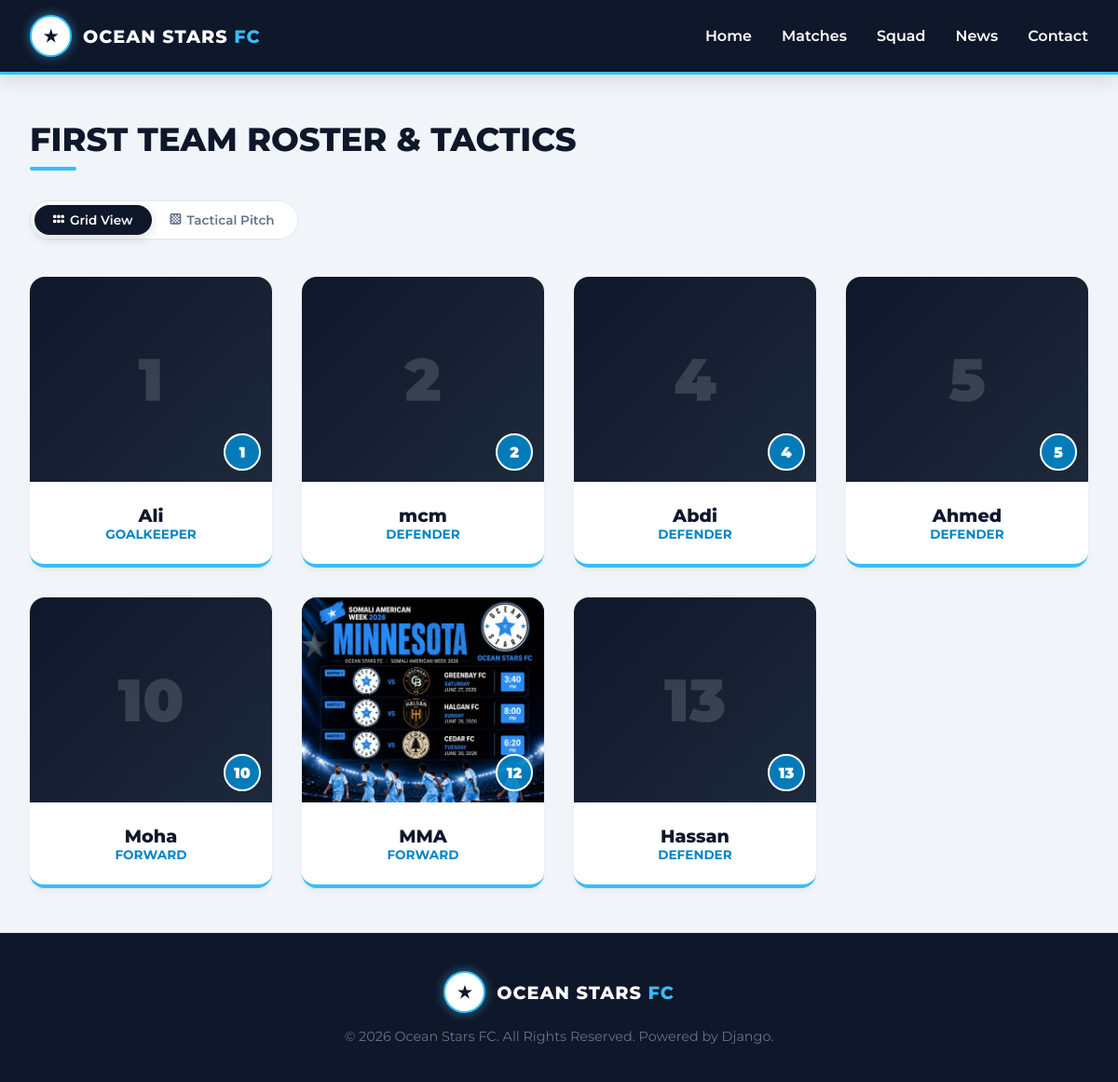
The app's page /squad/ with its own data.
### core/models.py (models this page shows, shortened)
class Player(models.Model):
    POSITION_CHOICES = [
        ('Goalkeeper', 'Goalkeeper'),
        ('Defender', 'Defender'),
        ('Midfielder', 'Midfielder'),
        ('Forward', 'Forward'),
    ]
    name = models.CharField(max_length=100)
    position = models.CharField(max_length=50, choices=POSITION_CHOICES)
    jersey_number = models.IntegerField()
    bio = models.TextField(blank=True, null=True)
    image = models.CharField(max_length=255, blank=True, null=True, help_text="Path to image inside static folder e.g., 'images/players/player1.jpg'")

### core/views.py (the view)
# urls.py: path('squad/', views.squad_view, name='squad'),
def squad_view(request):
    players = Player.objects.all().order_by('jersey_number')
    formations = Formation.objects.filter(is_active=True)
    return render(request, 'core/squad.html', {
        'players': players,
        'formations': formations
    })

### core/templates/core/squad.html (shortened to what this page needs)
{% extends 'core/base.html' %}
{% load static %}
{% block content %}
<div class="container squad-container">
    <h2 class="section-title">First Team Roster & Tactics</h2>
    <div class="squad-controls">
        <div class="view-toggles">
            <button class="view-btn active" id="gridToggleBtn" onclick="switchView('grid')">
                <i class="fa-solid fa-grip"></i> Grid View
            </button>
            <button class="view-btn" id="pitchToggleBtn" onclick="switchView('pitch')">
                <i class="fa-solid fa-chess-board"></i> Tactical Pitch
            </button>
        </div>
    </div>
    <div class="roster-grid" id="rosterGridView">
        {% for player in players %}
        <div class="player-card">
            <div class="player-img-wrapper">
                {% if player.image %}
                    <img src="{% static player.image %}" alt="{{ player.name }}" onerror="this.style.display='none'; this.nextElementSibling.style.display='flex';">
                {% else %}
                    <div class="player-fallback-num">{{ player.jersey_number }}</div>
                {% endif %}
                <div class="player-number-badge">{{ player.jersey_number }}</div>
            </div>
            <div class="player-info">
                <h3 class="player-name">{{ player.name }}</h3>
                <p class="player-position">{{ player.position }}</p>
            </div>
        </div>
        {% empty %}
        <div class="player-card" style="grid-column: 1 / -1; padding: 3rem;">
            <p style="color: var(--text-gray); font-weight: 600;">No players added yet.</p>
        </div>
        {% endfor %}
    </div>
</div>
{% endblock %}

### core/templates/core/base.html (shortened to what this page needs)
<!DOCTYPE html>
<html lang="en">
<head>
    <link rel="stylesheet" href="https://cdnjs.cloudflare.com/ajax/libs/font-awesome/6.4.0/css/all.min.css">
</head>
<body>
    <header>
        <div class="nav-container">
            <a href="{% url 'home' %}" class="logo-area">
                <div class="club-crest">★</div>
                <div class="logo-text">OCEAN STARS <span>FC</span></div>
            </a>
            <nav id="navMenu">
                <ul>
                    <li><a href="{% url 'home' %}">Home</a></li>
                    <li><a href="{% url 'matches' %}">Matches</a></li>
                    <li><a href="{% url 'squad' %}">Squad</a></li>
                    <li><a href="{% url 'news' %}">News</a></li>
                    <li><a href="{% url 'contact' %}">Contact</a></li>
                </ul>
            </nav>
        </div>
    </header>
    <main>
        {% block content %}{% endblock %}
    </main>
    <footer>
        <div class="logo-area" style="justify-content: center; margin-bottom: 1rem;">
            <div class="club-crest">★</div>
            <div class="logo-text">OCEAN STARS <span>FC</span></div>
        </div>
        <p>&copy; 2026 Ocean Stars FC. All Rights Reserved. Powered by Django.</p>
    </footer>
</body>
</html>

### core/templates/core/base.html (style rules this page uses)
:root { --ocean-light: #38bdf8; --ocean-blue: #0284c7; --ocean-dark: #0f172a; --pure-white: #ffffff; --off-white: #f1f5f9; --text-gray: #64748b; }
* { margin: 0; padding: 0; box-sizing: border-box; font-family: 'Montserrat', sans-serif; }
body { background-color: var(--off-white); color: var(--ocean-dark); display: flex; flex-direction: column; min-height: 100vh; animation: fadeIn 0.6s ease-in-out; }
header { background: var(--ocean-dark); color: var(--pure-white); position: sticky; top: 0; z-index: 1000; border-bottom: 3px solid var(--ocean-light); box-shadow: 0 4px 20px rgba(15, 23, 42, 0.15); }
.nav-container { max-width: 1200px; margin: 0 auto; display: flex; justify-content: space-between; align-items: center; padding: 1rem 2rem; }
.logo-area { display: flex; align-items: center; gap: 12px; text-decoration: none; transition: transform 0.3s ease; }
.club-crest { width: 45px; height: 45px; background: var(--pure-white); border-radius: 50%; display: flex; align-items: center; justify-content: center; font-weight: 900; color: var(--ocean-dark); border: 2px solid var(--ocean-light); font-size: 1.1rem; box-shadow: 0 0 12px rgba(56, 189, 248, 0.6); animation: pulseCrest 3s infinite ease-in-out; }
.logo-text { font-weight: 800; font-size: 1.2rem; letter-spacing: 1px; color: var(--pure-white); }
.logo-text span { color: var(--ocean-light); }
nav ul { display: flex; list-style: none; gap: 2rem; align-items: center; }
nav ul li a { color: var(--pure-white); text-decoration: none; font-weight: 600; position: relative; padding: 4px 0; transition: color 0.3s ease; }
nav ul li a::after { content: ''; position: absolute; width: 0; height: 2px; bottom: 0; left: 0; background-color: var(--ocean-light); transition: width 0.3s ease; }
main { flex: 1; }
.container { max-width: 1200px; margin: 0 auto; padding: 3rem 2rem; }
.section-title { font-size: 2.2rem; font-weight: 800; text-transform: uppercase; margin-bottom: 2rem; position: relative; }
.section-title::after { content: ''; display: block; width: 50px; height: 4px; background-color: var(--ocean-light); margin-top: 8px; border-radius: 2px; transition: width 0.4s ease; }
footer { background: var(--ocean-dark); color: var(--pure-white); text-align: center; padding: 2.5rem 2rem; border-top: 1px solid #1e293b; }
footer p { color: var(--text-gray); font-size: 0.9rem; }

### core/templates/core/squad.html (style rules this page uses)
.squad-container { animation: fadeInPage 0.5s ease-out forwards; }
.squad-controls { display: flex; justify-content: space-between; align-items: center; margin-bottom: 2.5rem; gap: 1rem; flex-wrap: wrap; }
.view-toggles { display: flex; background: var(--pure-white); padding: 4px; border-radius: 50px; border: 1px solid #e2e8f0; box-shadow: 0 2px 4px rgba(0,0,0,0.02); }
.view-btn { background: transparent; border: none; padding: 0.5rem 1.25rem; border-radius: 50px; font-weight: 600; font-size: 0.85rem; color: var(--text-gray); cursor: pointer; transition: all 0.3s ease; display: inline-flex; align-items: center; gap: 6px; }
.view-btn.active { background: var(--ocean-dark); color: var(--pure-white); box-shadow: 0 4px 12px rgba(15, 23, 42, 0.15); }
.roster-grid { display: grid; grid-template-columns: repeat(auto-fill, minmax(240px, 1fr)); gap: 2rem; }
.player-card { background: var(--pure-white); border-radius: 16px; overflow: hidden; box-shadow: 0 4px 6px -1px rgba(0,0,0,0.05); text-align: center; border-bottom: 4px solid var(--ocean-light); transition: all 0.35s ease; position: relative; }
.player-img-wrapper { height: 220px; background: linear-gradient(135deg, var(--ocean-dark), #1e293b); position: relative; overflow: hidden; display: flex; align-items: center; justify-content: center; }
.player-img-wrapper img { width: 100%; height: 100%; object-fit: cover; object-position: top center; }
.player-number-badge { position: absolute; bottom: 12px; right: 12px; background: rgba(2, 132, 199, 0.9); color: var(--pure-white); width: 40px; height: 40px; border-radius: 50%; display: flex; align-items: center; justify-content: center; font-weight: 900; border: 2px solid var(--pure-white); }
.player-fallback-num { font-size: 4rem; font-weight: 900; color: rgba(255, 255, 255, 0.15); }
.player-info { padding: 1.5rem; }
.player-name { font-size: 1.2rem; font-weight: 800; color: var(--ocean-dark); }
.player-position { color: var(--ocean-blue); font-weight: 700; font-size: 0.85rem; text-transform: uppercase; }

### records on screen
Player: jersey_number "1", name "Ali", position "GOALKEEPER"
Player: jersey_number "2", name "mcm", position "DEFENDER"
Player: jersey_number "4", name "Abdi", position "DEFENDER"
Player: jersey_number "5", name "Ahmed", position "DEFENDER"
Player: jersey_number "10", name "Moha", position "FORWARD"
Player: image (picture), jersey_number "12", name "MMA", position "FORWARD"
Player: jersey_number "13", name "Hassan", position "DEFENDER"
